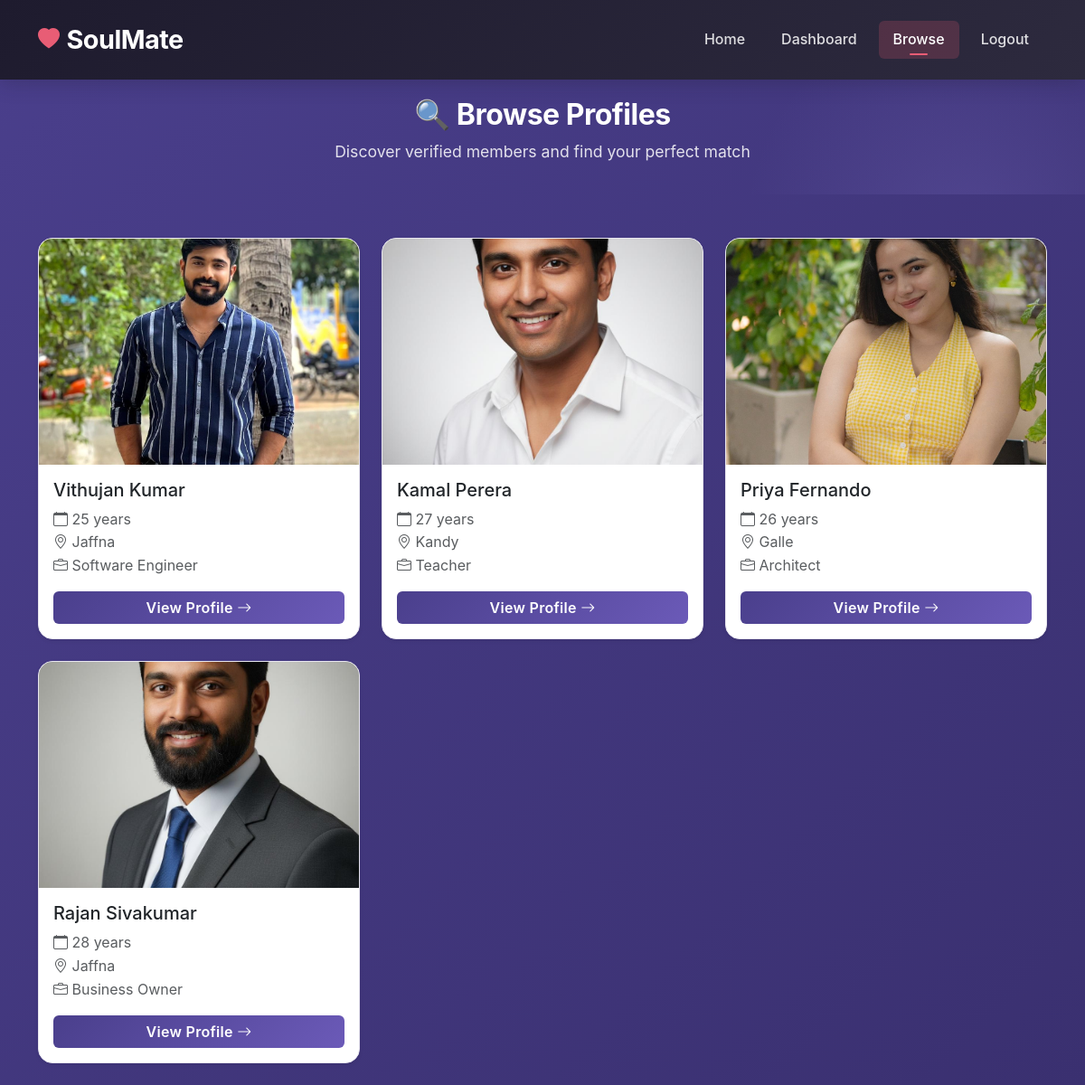
The app's page /browse.php (signed in) with its own data.
### tables this page shows
CREATE TABLE users (
    id INT AUTO_INCREMENT PRIMARY KEY,
    first_name VARCHAR(50) NOT NULL,
    last_name VARCHAR(50) NOT NULL,
    email VARCHAR(100) UNIQUE NOT NULL,
    password_hash VARCHAR(255) NOT NULL,
    gender ENUM('male', 'female', 'other') NOT NULL,
    birthdate DATE NOT NULL,
    location VARCHAR(50) NOT NULL,
    occupation VARCHAR(100),
    education VARCHAR(50),
    religion VARCHAR(50),
    bio TEXT,
    looking_for ENUM('male', 'female', 'both', 'other'),
    interests TEXT,
    profile_image VARCHAR(255),
    is_verified BOOLEAN DEFAULT FALSE,
    created_at TIMESTAMP DEFAULT CURRENT_TIMESTAMP,
    updated_at TIMESTAMP DEFAULT CURRENT_TIMESTAMP ON UPDATE CURRENT_TIMESTAMP,
    last_login TIMESTAMP NULL
);

### includes/functions.php (called while the page is built, shortened)
<?php
function calculateAge($birthdate) {
    $today = new DateTime();
    $dob = new DateTime($birthdate);
    $diff = $today->diff($dob);
    return $diff->y;
}
function getAllProfiles($excludeUserId = null) {
    $pdo = getDBConnection();
    $sql = "SELECT id, first_name, last_name, gender, birthdate, location, occupation, education, bio, interests, profile_image FROM users WHERE is_verified = 1";
    $params = [];
    if ($excludeUserId) {
        $sql .= " AND id != ?";
        $params[] = $excludeUserId;
    }
    $sql .= " ORDER BY created_at DESC";
    $stmt = $pdo->prepare($sql);
    $stmt->execute($params);
    return $stmt->fetchAll();
}
?>

### browse.php (the view, shortened to what this page needs)
<?php
require_once 'includes/functions.php';
$profiles = getAllProfiles($_SESSION['user_id']);
?>
<!DOCTYPE html>
<html lang="en">
<head>
    <link href="https://cdn.jsdelivr.net/npm/bootstrap@5.3.2/dist/css/bootstrap.min.css" rel="stylesheet">
    <link rel="stylesheet" href="https://cdn.jsdelivr.net/npm/bootstrap-icons@1.11.3/font/bootstrap-icons.min.css">
    <link rel="stylesheet" href="css/style.css">
</head>
<body class="browse-page">
    <nav class="navbar navbar-expand-lg navbar-dark fixed-top soulmate-navbar">
        <div class="container">
            <a class="navbar-brand fw-bold" href="index.php">
                <i class="bi bi-heart-fill me-2"></i>
                SoulMate
            </a>
            <div class="collapse navbar-collapse" id="navbarNav">
                <ul class="navbar-nav ms-auto">
                    <li class="nav-item"><a class="nav-link" href="index.php">Home</a></li>
                    <li class="nav-item"><a class="nav-link" href="dashboard.php">Dashboard</a></li>
                    <li class="nav-item"><a class="nav-link active" href="browse.php">Browse</a></li>
                    <li class="nav-item"><a class="nav-link" href="auth/logout.php">Logout</a></li>
                </ul>
            </div>
        </div>
    </nav>
    <div style="padding-top: 76px;">
        <div class="page-header">
            <div class="container text-center">
                <h2 class="fw-bold mb-2">🔍 Browse Profiles</h2>
                <p class="mb-0">Discover verified members and find your perfect match</p>
            </div>
        </div>
        <div class="container mt-5">
            <div class="row">
                <?php
                $localImages = [
                    1 => 'profile1.jpeg',
                    2 => 'profile2.jpeg',
                    3 => 'profile3.jpeg',
                    4 => 'profile4.jpeg',
                    5 => 'profile5.jpeg',
                    6 => 'profile6.jpeg'
                ];
                foreach ($profiles as $profile):
                    $profileAge = calculateAge($profile['birthdate']);
                    if (!empty($profile['profile_image']) && file_exists($profile['profile_image'])) {
                        $imgSrc = $profile['profile_image'];
                    } elseif (isset($localImages[$profile['id']])) {
                        $imgSrc = 'images/' . $localImages[$profile['id']];
                    } elseif ($profile['gender'] == 'female') {
                        $imgSrc = 'images/profile2.jpeg';
                    } else {
                        $imgSrc = 'images/profile1.jpeg';
                    }
                ?>
                <div class="col-md-4 mb-4">
                    <div class="card profile-card h-100 shadow-sm">
                        <img src="<?php echo $imgSrc; ?>"
                             class="card-img-top" alt="<?php echo htmlspecialchars($profile['first_name']); ?>"
                             style="height: 250px; object-fit: cover;">
                        <div class="card-body">
                            <h5 class="card-title"><?php echo htmlspecialchars($profile['first_name'] . ' ' . $profile['last_name']); ?></h5>
                            <p class="card-text text-muted">
                                <i class="bi bi-calendar"></i> <?php echo $profileAge; ?> years<br>
                                <i class="bi bi-geo-alt"></i> <?php echo htmlspecialchars($profile['location']); ?><br>
                                <i class="bi bi-briefcase"></i> <?php echo htmlspecialchars($profile['occupation'] ?? 'Not specified'); ?>
                            </p>
                            <a href="profile.php?id=<?php echo $profile['id']; ?>" class="btn btn-primary w-100">
                                View Profile <i class="bi bi-arrow-right"></i>
                            </a>
                        </div>
                    </div>
                </div>
                <?php endforeach; ?>
            </div>
        </div>
    </div>
</body>
</html>

### css/style.css (style rules this page uses)
:root { --primary-color: #4a3f8c; --primary-dark: #3a3070; --primary-light: #6b5ab8; --secondary-color: #8b7dd6; --secondary-light: #b8aee8; --accent-color: #e85d75; --accent-light: #f08a9f; --dark-color: #1e1b2e; --dark-secondary: #2d2a3e; --gray-dark: #4a4758; --gray-medium: #8a8798; --gray-light: #e8e6ef; --light-color: #f8f7fc; --white: #ffffff; --success-color: #2d9d5d; --warning-color: #e8a838; --danger-color: #d64545; }
* { margin: 0; padding: 0; box-sizing: border-box; }
body { font-family: 'Inter', -apple-system, BlinkMacSystemFont, 'Segoe UI', Roboto, sans-serif; color: var(--dark-color); background-color: var(--light-color); overflow-x: hidden; line-height: 1.6; }
.soulmate-navbar { background: linear-gradient(135deg, var(--dark-color) 0%, var(--dark-secondary) 100%) !important; padding: 1rem 0; box-shadow: 0 4px 20px rgba(30, 27, 46, 0.25); z-index: 1000; backdrop-filter: blur(10px); }
.soulmate-navbar .navbar-brand { font-size: 1.8rem; font-weight: 700; color: var(--white) !important; display: flex; align-items: center; letter-spacing: -0.5px; }
.soulmate-navbar .navbar-brand i { font-size: 1.5rem; color: var(--accent-color); margin-right: 0.5rem; }
.soulmate-navbar .nav-link { font-weight: 500; color: rgba(255, 255, 255, 0.85) !important; padding: 0.5rem 1rem !important; margin: 0 0.25rem; position: relative; transition: all 0.3s ease; border-radius: 6px; }
.soulmate-navbar .nav-link.active { color: var(--white) !important; background: rgba(232, 93, 117, 0.2); }
.soulmate-navbar .nav-link.active::after { content: ''; position: absolute; bottom: 4px; left: 50%; transform: translateX(-50%); width: 20px; height: 2px; background: var(--accent-color); border-radius: 2px; }
.profile-card { border-radius: 16px; overflow: hidden; transition: all 0.4s ease; background: var(--white); height: 100%; box-shadow: 0 4px 15px rgba(30,27,46,0.08); border: 1px solid var(--gray-light); }
.profile-card .card-img-top { height: 250px; object-fit: cover; transition: all 0.5s ease; }
.btn-primary { background: linear-gradient(135deg, var(--primary-color) 0%, var(--primary-light) 100%); border: none; transition: all 0.3s ease; }
.card { border-radius: 16px; border: 1px solid var(--gray-light); overflow: hidden; }
.browse-page { background: linear-gradient(135deg, var(--primary-color) 0%, var(--primary-dark) 100%); min-height: 100vh; }
.browse-page .page-header { background: transparent; margin-bottom: 0; padding: 2rem 0; }
.browse-page .page-header h2 { color: var(--white); }
.browse-page .page-header p { color: rgba(255,255,255,0.85); }
.browse-page .profile-card { background: var(--white); border: 1px solid var(--gray-light); transition: all 0.4s cubic-bezier(0.4, 0, 0.2, 1); }
.browse-page .btn-primary { background: linear-gradient(135deg, var(--primary-color) 0%, var(--primary-light) 100%); border: none; font-weight: 600; letter-spacing: 0.3px; }
.page-header { background: linear-gradient(135deg, var(--dark-color) 0%, var(--primary-color) 100%); color: var(--white); padding: 3rem 0; margin-bottom: 3rem; position: relative; overflow: hidden; }
.page-header::before { content: ''; position: absolute; top: -50%; right: -10%; width: 500px; height: 500px; background: radial-gradient(circle, rgba(139,125,214,0.2) 0%, transparent 70%); pointer-events: none; }
.page-header h2 { font-weight: 700; letter-spacing: -0.5px; position: relative; z-index: 1; }
.page-header p { color: rgba(255,255,255,0.85); font-size: 1.1rem; position: relative; z-index: 1; }

### records on screen
users: shows a picture, first_name+last_name "Vithujan Kumar", birthdate "25", location "Jaffna", occupation "Software Engineer"
users: shows a picture, first_name+last_name "Kamal Perera", birthdate "27", location "Kandy", occupation "Teacher"
users: shows a picture, first_name+last_name "Priya Fernando", birthdate "26", location "Galle", occupation "Architect"
users: shows a picture, first_name+last_name "Rajan Sivakumar", birthdate "28", location "Jaffna", occupation "Business Owner"
